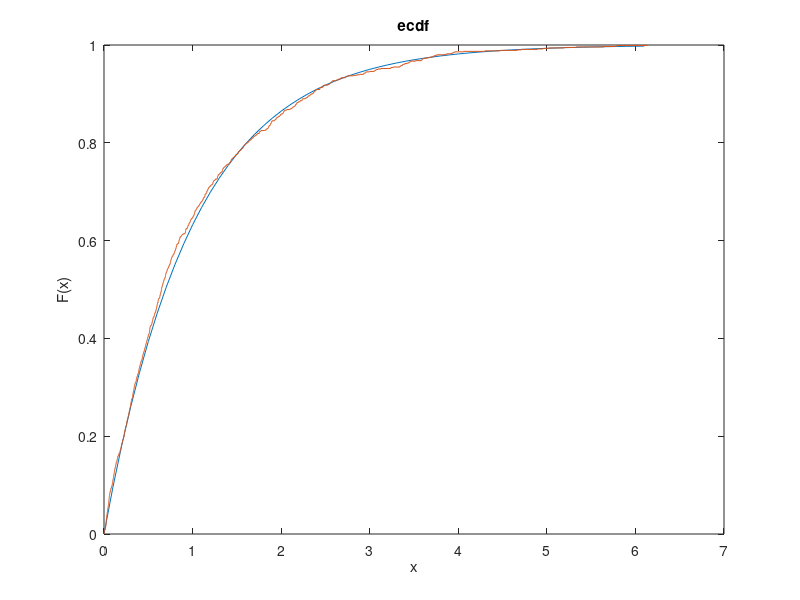

MATLAB code to generate this figure:
%% sim 1
    % empirica aproximacion a distribucion
    % M.A.S. de X ~ Exp(1)
    data01 = -log(rand(1000,1));
    min_data01 = min(data01);
    max_data01 = max(data01);
    % malla de el minimo al maximo en aumentos de 0.1 
    line_space = min_data01 : 0.1 : max_data01;
    % exponencial teorica en la malla
    teo_exp = expcdf(line_space);
    % grafica de la exponecial teorica
    plot(line_space,teo_exp)
    hold on
    % grafica de la empirica de los datos
    ecdf(data01);